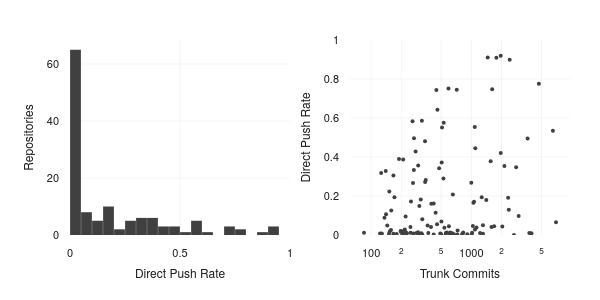

Here is the notebook cell this chart was saved with:
### Code cell
palette = pio.templates["thesis"].layout.colorway

(
    make_subplots(
        rows=1,
        cols=2,
        horizontal_spacing=0.12,
    )
    .add_trace(
        go.Histogram(
            x=rates["rate"],
            xbins=dict(start=0, end=1, size=0.05),
            marker=dict(color=palette[3], line=dict(width=0)),
            showlegend=False,
        ),
        row=1,
        col=1,
    )
    .add_trace(
        go.Scatter(
            x=rates["commits"],
            y=rates["rate"],
            mode="markers",
            marker=dict(size=4, color=palette[3]),
            text=rates["name"],
            hovertemplate="%{text}<br>commits=%{x}<br>rate=%{y:.3f}<extra></extra>",
            showlegend=False,
        ),
        row=1,
        col=2,
    )
    .update_xaxes(title_text="Direct Push Rate", range=[0, 1], row=1, col=1)
    .update_yaxes(title_text="Repositories", row=1, col=1)
    .update_xaxes(title_text="Trunk Commits", type="log", row=1, col=2)
    .update_yaxes(title_text="Direct Push Rate", range=[0, 1], row=1, col=2)
    .update_layout(width=600, height=300, margin=dict(l=70, r=30, t=40, b=60))
    .show(config={"toImageButtonOptions": {"format": "svg"}})
)

### Figure 1 — Plotly figure (JSON) as saved in the notebook; plotly's stock layout.template omitted (floating-point values rounded to 4 significant figures; data arrays with more than 128 entries replaced by an {"elided": "..."} marker saying what was removed)
{"data": [{"marker": {"color": "#404040", "line": {"width": 0}}, "showlegend": false, "type": "histogram", "x": {"elided": "129 float values"}, "xaxis": "x", "xbins": {"end": 1, "size": 0.05, "start": 0}, "yaxis": "y"}, {"hovertemplate": "%{text}<br>commits=%{x}<br>rate=%{y:.3f}<extra></extra>", "marker": {"color": "#404040", "size": 4}, "mode": "markers", "showlegend": false, "text": {"elided": "129 str values"}, "type": "scatter", "x": {"elided": "129 int values"}, "xaxis": "x2", "y": {"elided": "129 float values"}, "yaxis": "y2"}], "layout": {"height": 300, "margin": {"b": 60, "l": 70, "r": 30, "t": 40}, "width": 600, "xaxis": {"anchor": "y", "domain": [0, 0.44], "range": [0, 1], "title": {"text": "Direct Push Rate"}}, "xaxis2": {"anchor": "y2", "domain": [0.56, 1], "title": {"text": "Trunk Commits"}, "type": "log"}, "yaxis": {"anchor": "x", "domain": [0, 1], "title": {"text": "Repositories"}}, "yaxis2": {"anchor": "x2", "domain": [0, 1], "range": [0, 1], "title": {"text": "Direct Push Rate"}}}}
